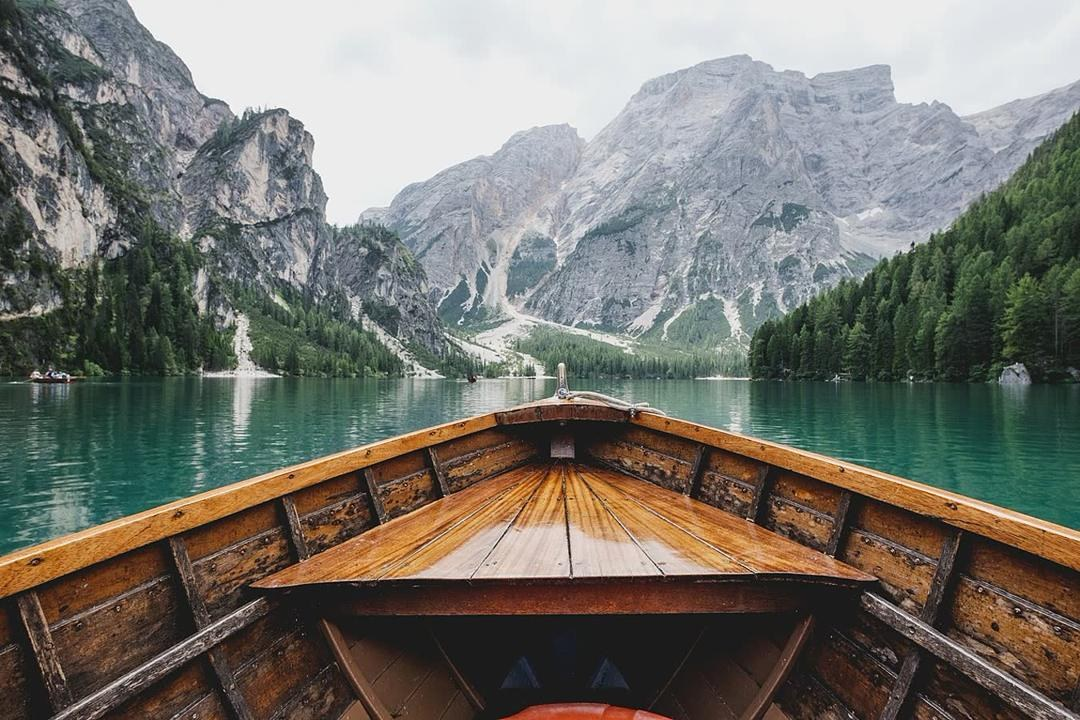
#> input picture skills/personal_brand_kit/evals/fixtures/photos/coast-lake.jpg, 1080 x 720 px
$ python -i picks.py   (imports and definitions only)
#> lines starting #> are read from the running program, lines starting #| are printed output that depends on the picture
#!/usr/bin/env python3
"""Movement 1, research: read every photo. Writes photo_index.json, picks.json and photos/*.jpg.

USAGE (from the workspace root):
    python3 S/scripts/picks.py

Reads every photo of the person's posts and stories and every liked image (color, contrast, exposure, focal
point, and the five colors each covers with their shares), converting HEIC and rotating by EXIF. Each index row
carries its kind (post, story, liked) and, for a post, "row", its place in library.json's posts, so the research
joins a photo to its caption and its time. picks.json names the opener, the feed's most striking photo, as a
1600 px JPEG copy in photos/.
"""
import datetime as dt
import hashlib
import os
import subprocess
import sys
from pathlib import Path

sys.path.insert(0, str(Path(__file__).resolve().parent))
import _env  # noqa: E402

# [1 line not run here, left out]
from PIL import Image, ImageChops, ImageFilter, ImageOps, ImageStat  # noqa: E402

# [6 lines not run here, left out]

PHOTOS = Path("photos")
VIDEO = {".mp4", ".mov", ".m4v"}
# a cell of a picture holds no detail when its edge strength is under QUIET (0-255); a picture with at least FLAT of its
# cells quiet (a sky, a beach, a plain wall) is plain, and its subject is the spot that stands out from its surround
QUIET, FLAT = 12, 0.7


def open_image(path, draft=None):
#> called with path = '../evals/fixtures/photos/coast-lake.jpg', draft = (160, 200)
    im = Image.open(path)
#> im is the input picture: PIL image 1080x720 RGB; mean R, G, B 118.5, 116.8, 109.4
    if draft and im.format == "JPEG":
        im.draft("RGB", draft)
    im = ImageOps.exif_transpose(im)
    return im.convert("RGB")


# [60 lines left out: functions prepare, poster, subject, not called in this run]


def analyse(path):
    im = open_image(path, draft=(160, 200))
    w, h = im.size
#> w = 1080; h = 720
    small = im.resize((64, max(1, round(64 * h / w))))
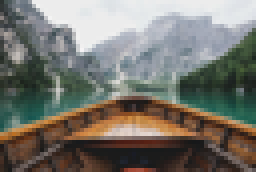
#> small: PIL image 64x43 RGB (shown 4 times larger); mean R, G, B 118.5, 116.8, 109.4
    hsv = small.convert("HSV")
#> hsv: PIL image 64x43 HSV; mean H, S, V 81.4, 60.9, 128.4
    sat = ImageStat.Stat(hsv.getchannel("S")).mean[0] / 255
#> sat = 0.239
    light = ImageStat.Stat(small.convert("L"))
    bright, contrast = light.mean[0] / 255, light.stddev[0] / 128
#> bright = 0.457; contrast = 0.503
    expo = 1 - min(1, abs(bright - 0.52) * 2.2)
#> expo = 0.861
    edges = small.convert("L").filter(ImageFilter.FIND_EDGES)
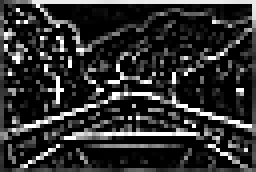
#> edges: PIL image 64x43 L (shown 4 times larger); min 0, max 255, mean 47.5
    px = edges.load()
    sw, sh = edges.size
#> sw = 64; sh = 43
    tot = sx = sy = 0
    for y in range(sh):
        for x in range(sw):
            v = px[x, y]
            tot += v
            sx += v * x
            sy += v * y
#> after the loop, sx = 3999056; sy = 2706708; tot = 130837
    fx, fy = (sx / tot / sw, sy / tot / sh) if tot else (0.5, 0.5)
#> fx = 0.478; fy = 0.481
    q = small.quantize(colors=5, method=Image.Quantize.MEDIANCUT)
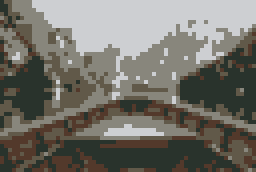
#> q: PIL image 64x43 P (shown 4 times larger); mean R, G, B 115.5, 113.5, 105.6
    pal = q.getpalette()[:15]
#> pal = [205, 207, 210, 136, 134, 124, 97, 89, 73, 83, 57, 43, 41, 51, 44]
    cols = sorted(q.getcolors(), reverse=True)
#> cols = [(670, 4), (670, 1), (618, 0), (473, 2), (321, 3)]
    dom = [{"rgb": pal[3 * i:3 * i + 3], "share": round(n / (sw * sh), 3)} for n, i in cols]
#> dom = 5 items
    score = round(0.45 * sat + 0.35 * min(1, contrast) + 0.2 * expo, 3)
#> score = 0.456
    return {"w": w, "h": h, "score": score, "bright": round(bright, 3),
            "focal": [round(min(0.8, max(0.2, fx)), 2), round(min(0.8, max(0.2, fy)), 2)], "colors": dom}


# [42 lines left out: function main, not called in this run]


# [2 lines not run here, left out]

>>> result = analyse('../evals/fixtures/photos/coast-lake.jpg')
#> result = 6 items

$ run again, on skills/personal_brand_kit/evals/fixtures/photos/coffee-flat-white.jpg
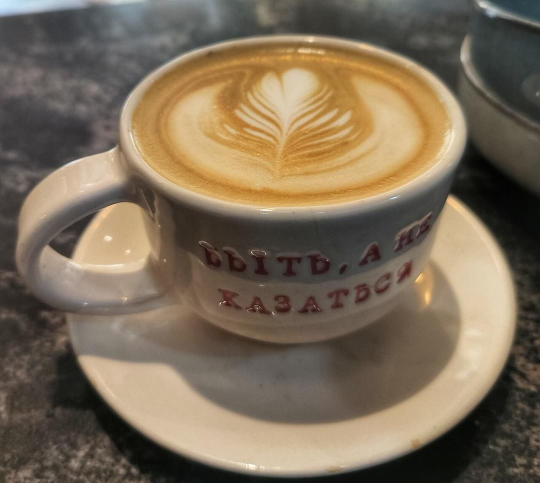
#> input picture skills/personal_brand_kit/evals/fixtures/photos/coffee-flat-white.jpg, 1080 x 966 px (shown at 1/2 size)
#> in open_image, im is the input picture: PIL image 1080x966 RGB; mean R, G, B 123.4, 108.1, 87.6
#> hsv: PIL image 64x57 HSV; mean H, S, V 40.1, 66.1, 124.2
#> sat = 0.259
#> bright = 0.433; contrast = 0.423
#> expo = 0.808
#> in analyse, `edges = small.convert("L").filter(ImageFilter.FIND_EDGES)`:
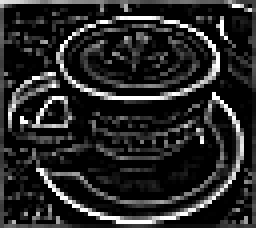
#> edges: PIL image 64x57 L (shown 4 times larger); min 0, max 255, mean 39.9
#> after the loop in analyse, `for y in range(sh):`: sx = 4550534; sy = 3992667; tot = 145474
#> fx = 0.489; fy = 0.482
#> in analyse, `q = small.quantize(colors=5, method=Image.Quantize.MEDIANCUT)`:
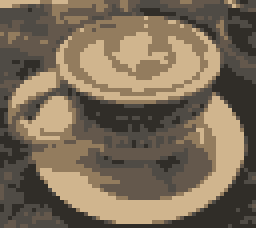
#> q: PIL image 64x57 P (shown 4 times larger); mean R, G, B 122.7, 107.9, 88.1
#> pal = [208, 181, 142, 147, 124, 94, 100, 88, 76, 79, 75, 69, 48, 45, 40]
#> cols = [(924, 0), (695, 1), (688, 4), (675, 2), (666, 3)]
#> dom = 5 items
#> score = 0.426
#> result = 6 items

$ run again, on skills/personal_brand_kit/evals/fixtures/photos/market-bakery.jpg
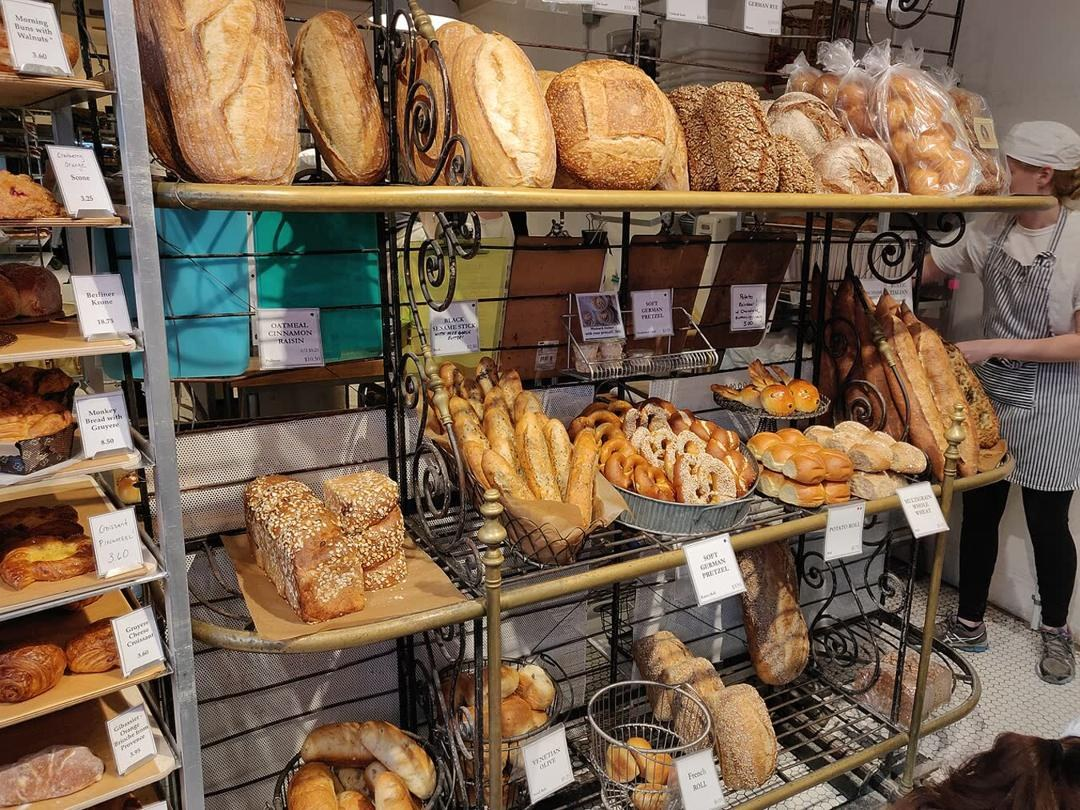
#> input picture skills/personal_brand_kit/evals/fixtures/photos/market-bakery.jpg, 1080 x 810 px
#> in open_image, im is the input picture: PIL image 1080x810 RGB; mean R, G, B 121.9, 99.6, 78.5
#> hsv: PIL image 64x48 HSV; mean H, S, V 32.3, 96.3, 124.3
#> sat = 0.378
#> bright = 0.407; contrast = 0.374
#> expo = 0.752
#> in analyse, `edges = small.convert("L").filter(ImageFilter.FIND_EDGES)`:
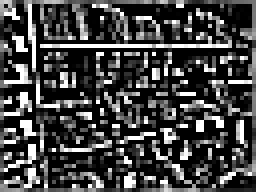
#> edges: PIL image 64x48 L (shown 4 times larger); min 0, max 255, mean 67.9
#> after the loop in analyse, `for y in range(sh):`: sx = 6241072; sy = 4938831; tot = 208485
#> fx = 0.468; fy = 0.494
#> in analyse, `q = small.quantize(colors=5, method=Image.Quantize.MEDIANCUT)`:
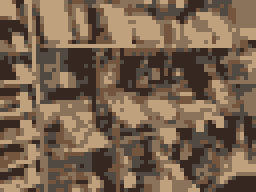
#> q: PIL image 64x48 P (shown 4 times larger); mean R, G, B 120.4, 98.5, 78.3
#> pal = [192, 161, 126, 139, 114, 90, 116, 86, 63, 81, 74, 67, 54, 40, 32]
#> cols = [(737, 1), (711, 0), (637, 4), (511, 3), (476, 2)]
#> dom = 5 items
#> score = 0.451
#> result = 6 items
